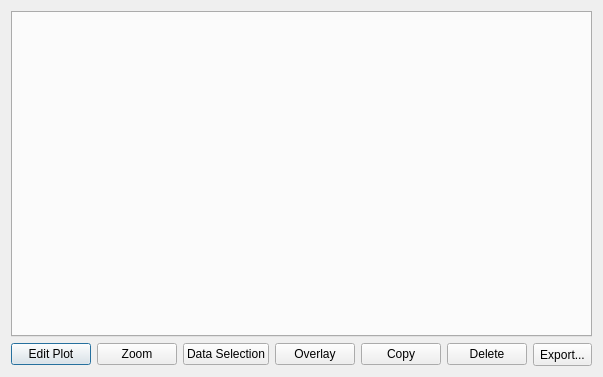
<?xml version="1.0" encoding="UTF-8"?>
<ui version="4.0">
 <class>plotsDialog</class>
 <widget class="QDialog" name="plotsDialog">
  <property name="geometry">
   <rect>
    <x>0</x>
    <y>0</y>
    <width>575</width>
    <height>377</height>
   </rect>
  </property>
  <property name="windowTitle">
   <string>Dialog</string>
  </property>
  <layout class="QVBoxLayout" name="verticalLayout_3">
   <item>
    <layout class="QHBoxLayout" name="horizontalLayout">
     <item>
      <layout class="QVBoxLayout" name="verticalLayout_2">
       <item>
        <widget class="QTabWidget" name="tabWidget"/>
       </item>
       <item>
        <layout class="QHBoxLayout" name="horizontalLayout_2">
         <item>
          <spacer name="horizontalSpacer">
           <property name="orientation">
            <enum>Qt::Horizontal</enum>
           </property>
           <property name="sizeHint" stdset="0">
            <size>
             <width>40</width>
             <height>20</height>
            </size>
           </property>
          </spacer>
         </item>
         <item>
          <widget class="QPushButton" name="editButton">
           <property name="text">
            <string>Edit Plot</string>
           </property>
          </widget>
         </item>
         <item>
          <widget class="QPushButton" name="zoomButton">
           <property name="text">
            <string>Zoom</string>
           </property>
          </widget>
         </item>
         <item>
          <widget class="QPushButton" name="dataSelectButton">
           <property name="text">
            <string>Data Selection</string>
           </property>
          </widget>
         </item>
         <item>
          <widget class="QPushButton" name="overlayButton">
           <property name="text">
            <string>Overlay</string>
           </property>
          </widget>
         </item>
         <item>
          <widget class="QPushButton" name="copyButton">
           <property name="text">
            <string>Copy</string>
           </property>
          </widget>
         </item>
         <item>
          <widget class="QPushButton" name="deleteButton">
           <property name="text">
            <string>Delete</string>
           </property>
          </widget>
         </item>
         <item>
          <widget class="QToolButton" name="exportMenuButton">
           <property name="minimumSize">
            <size>
             <width>0</width>
             <height>23</height>
            </size>
           </property>
           <property name="text">
            <string>Export...</string>
           </property>
          </widget>
         </item>
        </layout>
       </item>
      </layout>
     </item>
    </layout>
   </item>
   <item>
    <layout class="QVBoxLayout" name="statusBarLayout"/>
   </item>
  </layout>
 </widget>
 <tabstops>
  <tabstop>editButton</tabstop>
  <tabstop>zoomButton</tabstop>
  <tabstop>copyButton</tabstop>
  <tabstop>deleteButton</tabstop>
  <tabstop>exportMenuButton</tabstop>
  <tabstop>dataSelectButton</tabstop>
  <tabstop>overlayButton</tabstop>
  <tabstop>tabWidget</tabstop>
 </tabstops>
 <resources/>
 <connections/>
</ui>
